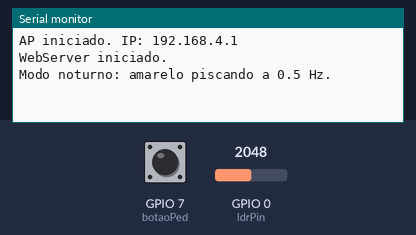
Bench run of a sketch on a simulated ESP32-C3. Parts: the last lines printed to the serial monitor. Inputs (shaded band) come from the test bench; at power-on: GPIO 0 (ldrPin) = 2048, GPIO 7 (botaoPed) LOW.

Above: at 1.2 s.
1.3 s: GPIO 0 (ldrPin) set to 1460
At 2.8 s:
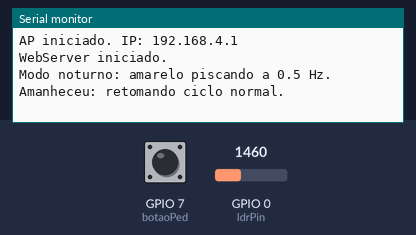
3.5 s: GPIO 7 (botaoPed) pulled HIGH for 0.15 s
At 3.9 s:
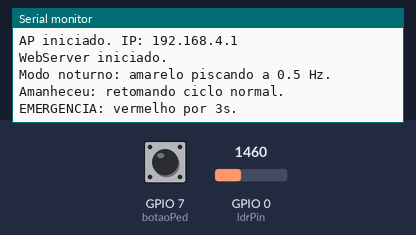

The sketch:

Semaforo_com_interface.ino
```cpp
// ============================================================
//  DESAFIO - Semaforo inteligente com modo noturno
//  ESP32-C3 Super Mini
//  + Access Point WiFi
//  + Digital Twin via WebServer
//
//  Conecte em: SSID "Semaforo-ESP32"  senha "12345678"
//  Acesse:     http://192.168.4.1
// ============================================================

#include <WiFi.h>
#include <WebServer.h>

// ---- WiFi AP ----
const char* apSSID = "Semaforo-ESP32";
const char* apPASS = "12345678";
WebServer server(80);

// ---- Pinos ----
const int ldrPin    = 0;   // GPIO0 = ADC (LDR)
const int rgbLedPin = 8;   // GPIO8 = LED RGB embarcado
const int botaoPed  = 7;   // GPIO7 = botao pedestre (pull-down externo -> RISING)

// ---- Parametros ----
const int limiarNoturno = 1500;
const int brilho        = 40;
const int brilhoNoturno = 12;

const unsigned long tempoVerde      = 5000;
const unsigned long tempoAmarelo    = 2000;
const unsigned long tempoVermelho   = 5000;
const unsigned long tempoEmergencia = 3000;

// ---- Maquina de estados ----
enum Estado { VERDE, AMARELO, VERMELHO, NOTURNO };
Estado estado = VERDE;
unsigned long inicioEstado = 0;

// ---- Emergencia global ----
bool emEmergencia        = false;
Estado estadoAnterior    = VERDE;
unsigned long inicioEmerg = 0;
bool piscaLigadoAnterior = false;

// ---- Piscar noturno ----
int ldrVal = 0;
unsigned long prevLdr   = 0;
unsigned long prevBlink = 0;
bool piscaLigado = false;

// ---- ISR ----
volatile bool     pedidoTravessia = false;
volatile uint32_t botaoPressCount = 0;   // contador para o digital twin detectar pressionamentos
volatile unsigned long ultimoPed  = 0;
const unsigned long debounceMs    = 50;

// -------------------------------------------------------

void setCor(int r, int g, int b) { neopixelWrite(rgbLedPin, r, g, b); }

void IRAM_ATTR isrPedestre() {
  unsigned long agora = millis();
  if (agora - ultimoPed > debounceMs) {
    ultimoPed = agora;
    pedidoTravessia = true;
    botaoPressCount++;
  }
}

void aplicaCorEstado(Estado est) {
  switch (est) {
    case VERDE:    setCor(0, brilho, 0);       break;
    case AMARELO:  setCor(brilho, brilho, 0);  break;
    case VERMELHO: setCor(brilho, 0, 0);       break;
    case NOTURNO:
      if (piscaLigado) setCor(brilhoNoturno, brilhoNoturno, 0);
      else             setCor(0, 0, 0);
      break;
  }
}

void trocaEstado(Estado novo) {
  estado = novo;
  inicioEstado = millis();
  switch (novo) {
    case VERDE:    setCor(0, brilho, 0);       break;
    case AMARELO:  setCor(brilho, brilho, 0);  break;
    case VERMELHO: setCor(brilho, 0, 0);       break;
    case NOTURNO:
      piscaLigado = false;
      prevBlink = millis();
      setCor(0, 0, 0);
      break;
  }
}

// -------------------------------------------------------
//  Pagina HTML do Digital Twin (servida em PROGMEM)
// -------------------------------------------------------

const char htmlPage[] PROGMEM = R"=====(
<!DOCTYPE html>
<html lang="pt-BR">
<head>
<meta charset="UTF-8">
<meta name="viewport" content="width=device-width,initial-scale=1">
<title>Semáforo — Digital Twin</title>
<style>
  *{box-sizing:border-box;margin:0;padding:0}
  body{background:#0d1117;color:#e6edf3;font-family:system-ui,sans-serif;
       display:flex;flex-direction:column;align-items:center;
       min-height:100vh;padding:24px 16px;gap:20px}
  h1{font-size:15px;letter-spacing:3px;text-transform:uppercase;
     color:#8b949e;font-weight:500}

  /* ── layout ── */
  .grid{display:grid;grid-template-columns:auto 1fr;gap:16px;
        width:100%;max-width:460px;align-items:start}

  /* ── semaforo ── */
  .housing{background:#161b22;border:2px solid #30363d;border-radius:18px;
           padding:18px 22px;display:flex;flex-direction:column;
           align-items:center;gap:14px;width:110px}
  .bulb{width:62px;height:62px;border-radius:50%;
        background:#1c2128;border:2px solid #30363d;transition:all .25s}
  .on-red   {background:#f85149;box-shadow:0 0 22px #f85149,0 0 44px #f8514966}
  .on-yellow{background:#e3b341;box-shadow:0 0 22px #e3b341,0 0 44px #e3b34166}
  .on-green {background:#3fb950;box-shadow:0 0 22px #3fb950,0 0 44px #3fb95066}

  /* ── painel ── */
  .panel{display:flex;flex-direction:column;gap:12px}
  .card{background:#161b22;border:1px solid #30363d;border-radius:12px;padding:14px}
  .label{font-size:10px;text-transform:uppercase;letter-spacing:1px;
         color:#8b949e;margin-bottom:6px}

  /* estado */
  #estado-txt{font-size:22px;font-weight:700;transition:color .3s}
  .c-verde    {color:#3fb950}
  .c-amarelo  {color:#e3b341}
  .c-vermelho {color:#f85149}
  .c-noturno  {color:#58a6ff}
  .c-emergencia{color:#f85149;animation:blink .5s infinite}
  @keyframes blink{0%,100%{opacity:1}50%{opacity:.25}}

  /* LDR */
  .gauge{background:#0d1117;border-radius:4px;height:8px;margin-top:8px;overflow:hidden}
  .gauge-fill{height:100%;border-radius:4px;
              background:linear-gradient(90deg,#3fb950,#e3b341,#f85149);
              transition:width .5s;width:0%}
  #ldr-num{color:#8b949e;font-size:11px;float:right}

  /* botao */
  .btn-row{display:flex;align-items:center;gap:10px;margin-top:4px}
  .dot{width:12px;height:12px;border-radius:50%;
       background:#21262d;border:1px solid #30363d;transition:all .2s;flex-shrink:0}
  .dot.active{background:#e3b341;box-shadow:0 0 8px #e3b341;border-color:#e3b341}
  #btn-lbl{font-size:13px;color:#8b949e}
  #press-count{font-size:11px;color:#8b949e;margin-left:auto}

  /* uptime */
  .footer{font-size:11px;color:#484f58}

  /* modo noturno chip */
  #modo-chip{display:inline-block;font-size:10px;padding:2px 8px;border-radius:20px;
             font-weight:600;margin-top:4px;transition:all .3s}
  .chip-dia{background:#1f3828;color:#3fb950;border:1px solid #3fb95044}
  .chip-noite{background:#1b2838;color:#58a6ff;border:1px solid #58a6ff44}
</style>
</head>
<body>

<h1>🚦 Digital Twin — ESP32-C3</h1>

<div class="grid">

  <!-- semaforo visual -->
  <div class="housing">
    <div class="bulb" id="b-red"></div>
    <div class="bulb" id="b-yel"></div>
    <div class="bulb" id="b-grn"></div>
  </div>

  <!-- painel de info -->
  <div class="panel">

    <div class="card">
      <div class="label">Estado atual</div>
      <div id="estado-txt">—</div>
      <div id="modo-chip" class="chip-dia">DIA</div>
    </div>

    <div class="card">
      <div class="label">Sensor LDR <span id="ldr-num">—</span></div>
      <div class="gauge"><div class="gauge-fill" id="ldr-bar"></div></div>
    </div>

    <div class="card">
      <div class="label">Botão Pedestre</div>
      <div class="btn-row">
        <div class="dot" id="btn-dot"></div>
        <span id="btn-lbl">aguardando</span>
        <span id="press-count">0 acionamentos</span>
      </div>
    </div>

  </div>
</div>

<div class="footer">uptime: <span id="uptime">—</span></div>

<script>
let lastCount = -1;
let btnTimer;

async function poll() {
  try {
    const d = await fetch('/api/status').then(r => r.json());

    // ── bulbs ──
    const br = document.getElementById('b-red');
    const by = document.getElementById('b-yel');
    const bg = document.getElementById('b-grn');
    br.className = by.className = bg.className = 'bulb';

    if (d.emEmergencia) {
      br.className = 'bulb on-red';
    } else {
      if (d.estado === 'VERDE')    bg.className = 'bulb on-green';
      if (d.estado === 'AMARELO')  by.className = 'bulb on-yellow';
      if (d.estado === 'VERMELHO') br.className = 'bulb on-red';
      if (d.estado === 'NOTURNO' && d.piscaLigado) by.className = 'bulb on-yellow';
    }

    // ── estado texto ──
    const label = d.emEmergencia ? 'EMERGÊNCIA' : d.estado;
    const el = document.getElementById('estado-txt');
    el.textContent = label;
    el.className = 'c-' + label.toLowerCase();

    // ── chip dia/noite ──
    const chip = document.getElementById('modo-chip');
    if (d.estado === 'NOTURNO') {
      chip.textContent = '🌙 NOITE';
      chip.className = 'chip-noite';
    } else {
      chip.textContent = '☀️ DIA';
      chip.className = 'chip-dia';
    }

    // ── LDR ──
    document.getElementById('ldr-num').textContent = d.ldrVal;
    document.getElementById('ldr-bar').style.width =
      Math.min(100, Math.round(d.ldrVal / 4095 * 100)) + '%';

    // ── botão ──
    if (lastCount !== -1 && d.botaoPressCount !== lastCount) {
      const dot = document.getElementById('btn-dot');
      const lbl = document.getElementById('btn-lbl');
      dot.classList.add('active');
      lbl.textContent = 'pressionado!';
      lbl.style.color = '#e3b341';
      clearTimeout(btnTimer);
      btnTimer = setTimeout(() => {
        dot.classList.remove('active');
        lbl.textContent = 'aguardando';
        lbl.style.color = '#8b949e';
      }, 800);
    }
    lastCount = d.botaoPressCount;
    document.getElementById('press-count').textContent =
      d.botaoPressCount + ' acionamento' + (d.botaoPressCount === 1 ? '' : 's');

    // ── uptime ──
    const s = Math.floor(d.uptime / 1000);
    const h = Math.floor(s / 3600);
    const m = Math.floor((s % 3600) / 60);
    const sc = s % 60;
    document.getElementById('uptime').textContent =
      (h ? h + 'h ' : '') + (m ? m + 'm ' : '') + sc + 's';

  } catch(e) { /* reconecta no proximo ciclo */ }
  setTimeout(poll, 400);
}

poll();
</script>
</body>
</html>
)=====";

// -------------------------------------------------------
//  Handlers do WebServer
// -------------------------------------------------------

void handleRoot() {
  server.send_P(200, "text/html", htmlPage);
}

void handleStatus() {
  const char* nomes[] = { "VERDE", "AMARELO", "VERMELHO", "NOTURNO" };

  String json = "{";
  json += "\"estado\":\"";       json += nomes[estado];         json += "\",";
  json += "\"emEmergencia\":";   json += emEmergencia ? "true" : "false"; json += ",";
  json += "\"ldrVal\":";         json += ldrVal;                json += ",";
  json += "\"piscaLigado\":";    json += piscaLigado ? "true" : "false";  json += ",";
  json += "\"botaoPressCount\":"; json += botaoPressCount;      json += ",";
  json += "\"uptime\":";         json += millis();
  json += "}";

  server.sendHeader("Access-Control-Allow-Origin", "*");
  server.send(200, "application/json", json);
}

// -------------------------------------------------------

void setup() {
  Serial.begin(115200);
  analogSetAttenuation(ADC_11db);

  pinMode(botaoPed, INPUT);
  attachInterrupt(digitalPinToInterrupt(botaoPed), isrPedestre, RISING);

  // ---- Access Point ----
  WiFi.softAP(apSSID, apPASS);
  Serial.print("AP iniciado. IP: ");
  Serial.println(WiFi.softAPIP());   // 192.168.4.1

  // ---- Rotas ----
  server.on("/",           handleRoot);
  server.on("/api/status", handleStatus);
  server.begin();
  Serial.println("WebServer iniciado.");

  trocaEstado(VERDE);
}

void loop() {
  unsigned long agora = millis();

  // Servidor web sempre atendido (antes de qualquer return)
  server.handleClient();

  // ---- Leitura do LDR a cada 1 segundo ----
  if (agora - prevLdr >= 1000) {
    prevLdr = agora;
    ldrVal = analogRead(ldrPin);
  }

  // ---- Botao: salva estado atual e entra em emergencia ----
  if (pedidoTravessia && !emEmergencia) {
    pedidoTravessia = false;

    estadoAnterior       = estado;
    piscaLigadoAnterior  = piscaLigado;

    emEmergencia = true;
    inicioEmerg  = agora;
    setCor(brilho, 0, 0);
    Serial.println("EMERGENCIA: vermelho por 3s.");
  }

  // ---- Gerencia a emergencia ----
  if (emEmergencia) {
    if (agora - inicioEmerg >= tempoEmergencia) {
      emEmergencia = false;

      estado       = estadoAnterior;
      inicioEstado = agora;          // reinicia timer do zero
      piscaLigado  = piscaLigadoAnterior;

      if (estado == NOTURNO) prevBlink = agora;

      aplicaCorEstado(estado);
      Serial.println("Emergencia encerrada: estado anterior restaurado.");
    }
    return;
  }

  // ---- Transicao entre modo diurno e noturno ----
  if (ldrVal > limiarNoturno && estado != NOTURNO) {
    Serial.println("Modo noturno: amarelo piscando a 0.5 Hz.");
    trocaEstado(NOTURNO);
  } else if (ldrVal <= limiarNoturno && estado == NOTURNO) {
    Serial.println("Amanheceu: retomando ciclo normal.");
    trocaEstado(VERMELHO);
  }

  // ---- Maquina de estados ----
  switch (estado) {

    case NOTURNO:
      if (agora - prevBlink >= 1000) {
        prevBlink = agora;
        piscaLigado = !piscaLigado;
        if (piscaLigado) setCor(brilhoNoturno, brilhoNoturno, 0);
        else             setCor(0, 0, 0);
      }
      break;

    case VERDE:
      if (agora - inicioEstado >= tempoVerde)   trocaEstado(AMARELO);
      break;

    case AMARELO:
      if (agora - inicioEstado >= tempoAmarelo) trocaEstado(VERMELHO);
      break;

    case VERMELHO:
      if (agora - inicioEstado >= tempoVermelho) trocaEstado(VERDE);
      break;
  }
}
```

Measured:
- after the input at 1.3 s, the serial monitor: prints a new line after 0.70 s (image 1)
- after the input at 3.5 s, the serial monitor: prints a new line at once (image 2)
